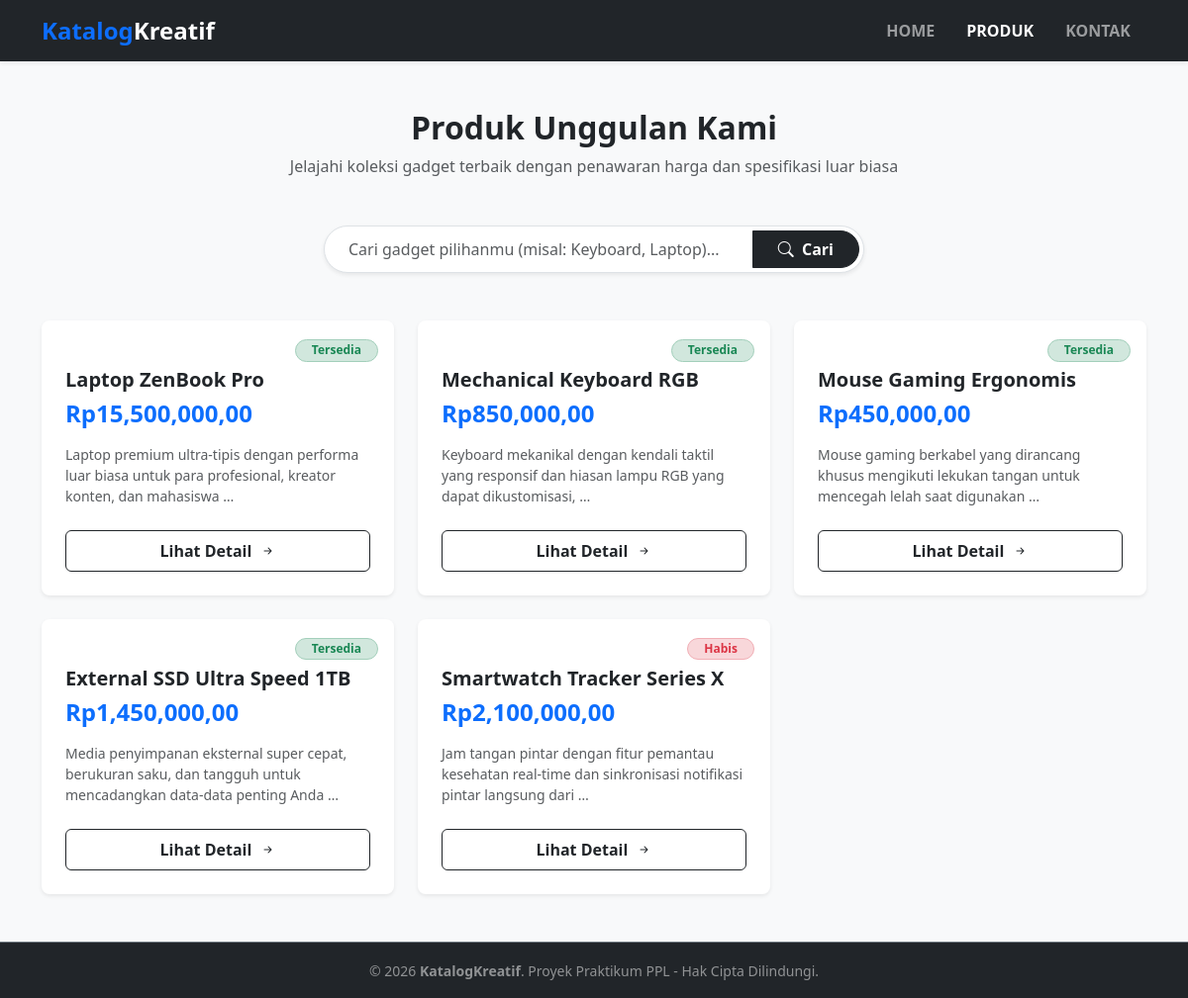
/produk/, run on the app's committed database.
### katalog/models.py (models this page shows, shortened)
class Produk(models.Model):
    nama = models.CharField(max_length=200)
    harga = models.IntegerField()
    deskripsi = models.TextField()
    spesifikasi = models.TextField(blank=True, null=True)
    stok = models.IntegerField(default=0)
    garansi = models.IntegerField(default=0, help_text="Isi dengan angka tahun. Contoh: 0 untuk tidak ada, 1 untuk 1 tahun.")
    tanggal_input = models.DateTimeField(auto_now_add=True)

### katalog/views.py (the view)
# urls.py: path('produk/', views.daftar_produk, name='daftar_produk'),
def daftar_produk(request):
    query = request.GET.get('q') # Mengambil teks dari input pencarian 'q'
    if query:
        produk_list = Produk.objects.filter(nama__icontains=query)
    else:
        produk_list = Produk.objects.all()
    return render(request, 'katalog/daftar_produk.html', {'produk_list': produk_list})

### katalog/templates/katalog/daftar_produk.html (shortened to what this page needs)
{% load humanize %}
<!DOCTYPE html>
<html lang="id">
<head>
    <link href="https://cdn.jsdelivr.net/npm/bootstrap@5.3.0/dist/css/bootstrap.min.css" rel="stylesheet">
    <link href="https://cdn.jsdelivr.net/npm/bootstrap-icons@1.11.0/font/bootstrap-icons.css" rel="stylesheet">
</head>
<body class="bg-light d-flex flex-column min-vh-100">
    <nav class="navbar navbar-expand-lg navbar-dark bg-dark sticky-top shadow-sm">
        <div class="container">
            <a class="navbar-brand fw-bold fs-4 text-primary" href="/">Katalog<span class="text-white">Kreatif</span></a>
            <div class="collapse navbar-collapse" id="navbarNav">
                <div class="navbar-nav ms-auto">
                    <a class="nav-link fw-semibold text-uppercase px-3" href="/">Home</a>
                    <a class="nav-link active fw-semibold text-uppercase px-3" href="/produk/">Produk</a>
                    <a class="nav-link fw-semibold text-uppercase px-3" href="/kontak/">Kontak</a>
                </div>
            </div>
        </div>
    </nav>
    <div class="container mt-5 mb-5">
        <div class="text-center mb-5">
            <h2 class="fw-bold text-dark mb-2">Produk Unggulan Kami</h2>
            <p class="text-muted">Jelajahi koleksi gadget terbaik dengan penawaran harga dan spesifikasi luar biasa</p>
        </div>
        <div class="row justify-content-center mb-5">
            <div class="col-md-6">
                <form method="GET" action="/produk/" class="d-flex gap-2 input-group shadow-sm rounded-pill bg-white p-1 border">
                    <input type="text" name="q" class="form-control border-0 search-box" placeholder="Cari gadget pilihanmu (misal: Keyboard, Laptop)..." value="{{ request.GET.q }}">
                    <button type="submit" class="btn btn-dark btn-search fw-semibold">
                        <i class="bi bi-search me-1"></i> Cari
                    </button>
                </form>
            </div>
        </div>
        <div class="row g-4">
            {% for p in produk_list %}
            <div class="col-md-4">
                <div class="card h-100 border-0 shadow-sm hover-card rounded-3 position-relative">
                    <div class="position-absolute top-0 end-0 mt-3 me-3">
                        {% if p.stok > 0 %}
                        <span class="badge bg-success-subtle text-success border border-success-subtle rounded-pill px-3">Tersedia</span>
                        {% else %}
                        <span class="badge bg-danger-subtle text-danger border border-danger-subtle rounded-pill px-3">Habis</span>
                        {% endif %}
                    </div>
                    <div class="card-body p-4 pt-5">
                        <h5 class="card-title fw-bold text-dark mb-2">{{ p.nama }}</h5>
                        <h4 class="card-text text-primary fw-bold mb-3">Rp{{ p.harga|intcomma }},00</h4>
                        <p class="card-text text-muted small mb-0">{{ p.deskripsi|truncatewords:14 }}</p>
                    </div>
                    <div class="card-footer bg-transparent border-top-0 p-4 pt-0">
                        <a href="/produk/{{ p.id }}/" class="btn btn-outline-dark w-100 fw-semibold py-2">
                            Lihat Detail <i class="bi bi-arrow-right-short ms-1"></i>
                        </a>
                    </div>
                </div>
            </div>
            {% endfor %}
        </div>
    </div>
    <footer class="footer mt-auto py-3 bg-dark text-white-50 text-center border-top border-secondary">
        <div class="container">
            <small>&copy; 2026 <strong>KatalogKreatif</strong>. Proyek Praktikum PPL - Hak Cipta Dilindungi.</small>
        </div>
    </footer>
</body>
</html>

### katalog/templates/katalog/daftar_produk.html (style rules this page uses)
.hover-card { transition: transform 0.3s ease, box-shadow 0.3s ease; }
.search-box { border-radius: 30px; padding-left: 20px; }
.btn-search { border-radius: 30px; padding-left: 25px; padding-right: 25px; }

### data on the page
Produk: stok "Tersedia", nama "Laptop ZenBook Pro", harga "15,500,000", deskripsi "Laptop premium ultra-tipis dengan performa luar biasa untuk para profesional, kreator konten, dan mahasiswa …"
Produk: stok "Tersedia", nama "Mechanical Keyboard RGB", harga "850,000", deskripsi "Keyboard mekanikal dengan kendali taktil yang responsif dan hiasan lampu RGB yang dapat dikustomisasi, …"
Produk: stok "Tersedia", nama "Mouse Gaming Ergonomis", harga "450,000", deskripsi "Mouse gaming berkabel yang dirancang khusus mengikuti lekukan tangan untuk mencegah lelah saat digunakan …"
Produk: stok "Tersedia", nama "External SSD Ultra Speed 1TB", harga "1,450,000", deskripsi "Media penyimpanan eksternal super cepat, berukuran saku, dan tangguh untuk mencadangkan data-data penting Anda …"
Produk: stok "Habis", nama "Smartwatch Tracker Series X", harga "2,100,000", deskripsi "Jam tangan pintar dengan fitur pemantau kesehatan real-time dan sinkronisasi notifikasi pintar langsung dari …"
